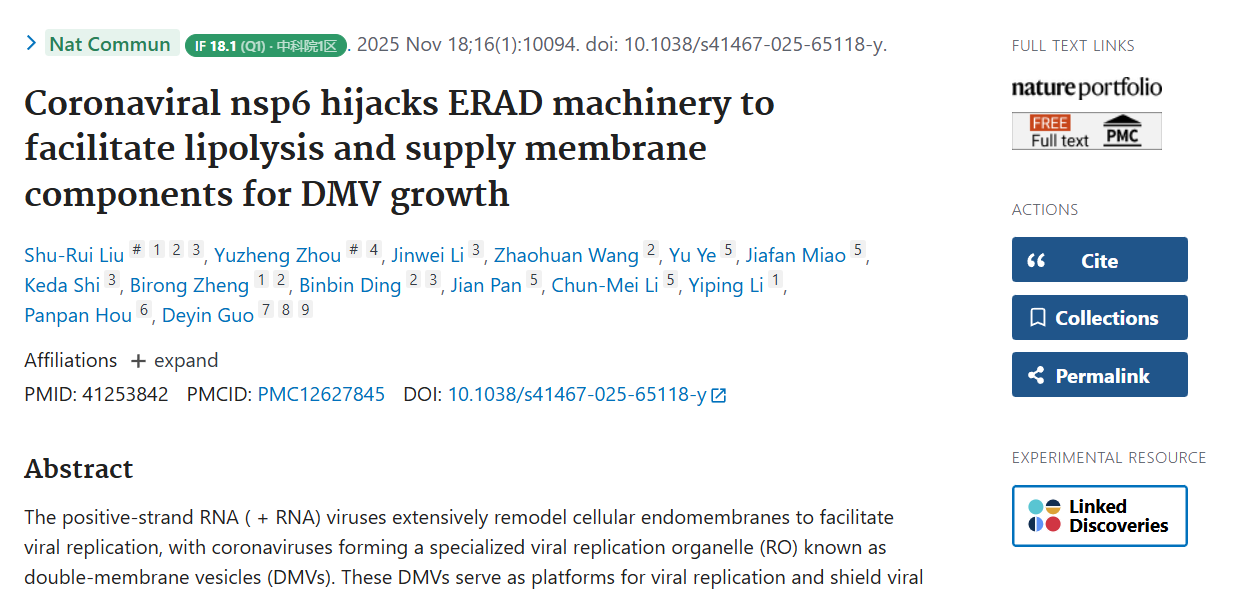
#> input picture site/img/effect-abstract.png, 1253 x 594 px, given in place of icon128.png, which was not available
$ python make-store-assets.py
#> lines starting #> are read from the running program, lines starting #| are printed output that depends on the picture
# 生成 Edge 商店所需图片素材：300x300 扩展徽标 + 1280x800 屏幕截图
from PIL import Image
import os

root = r"E:\Downloads\Pubmed-IF-Tag"
out = os.path.join(root, "store-assets")
os.makedirs(out, exist_ok=True)

# 1. 扩展徽标 300x300（1:1，官方推荐尺寸）
logo = Image.open(os.path.join(root, "icons", "icon128.png")).convert("RGBA")
logo300 = logo.resize((300, 300), Image.LANCZOS)
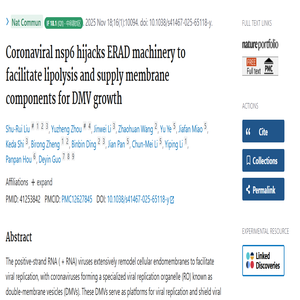
#> logo300: PIL image 300x300 RGBA; mean R, G, B, A 233.8, 236.9, 239.1, 255
logo300.save(os.path.join(out, "logo-300.png"))
print("logo-300.png", logo300.size)
#| logo-300.png (300, 300)

# 2. 屏幕截图 1280x800（16:10，官方认可尺寸）
shot = Image.open(os.path.join(root, "site", "img", "effect-search.png")).convert("RGB")
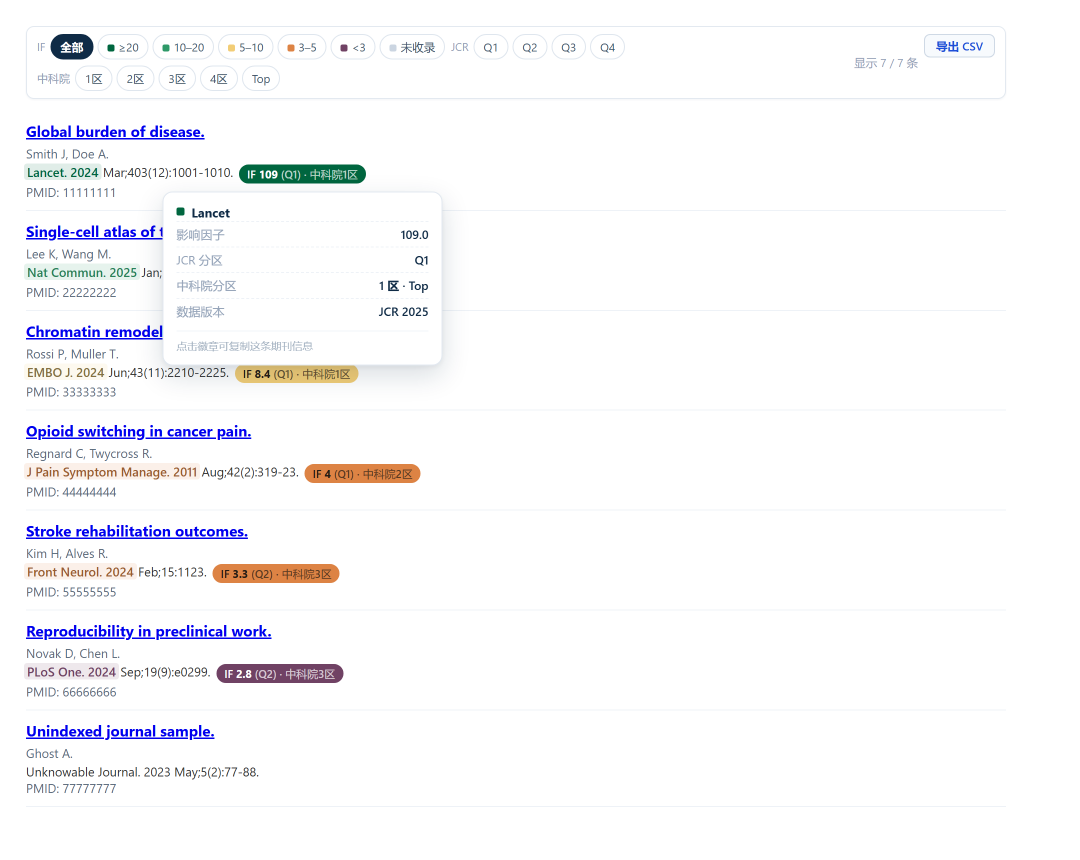
#> input picture site/img/effect-search.png, 2160 x 1720 px, found by its file name (shown at 1/2 size)
#> shot is the input picture: PIL image 2160x1720 RGB; mean R, G, B 249.1, 248.9, 250.6
w, h = shot.size
#> w = 2160; h = 1720
print("source screenshot:", w, h)
#| source screenshot: 2160 1720
target_h = int(round(w * 10 / 16))  # 保持宽度，裁成 16:10
#> target_h = 1350
cropped = shot.crop((0, 0, w, target_h))
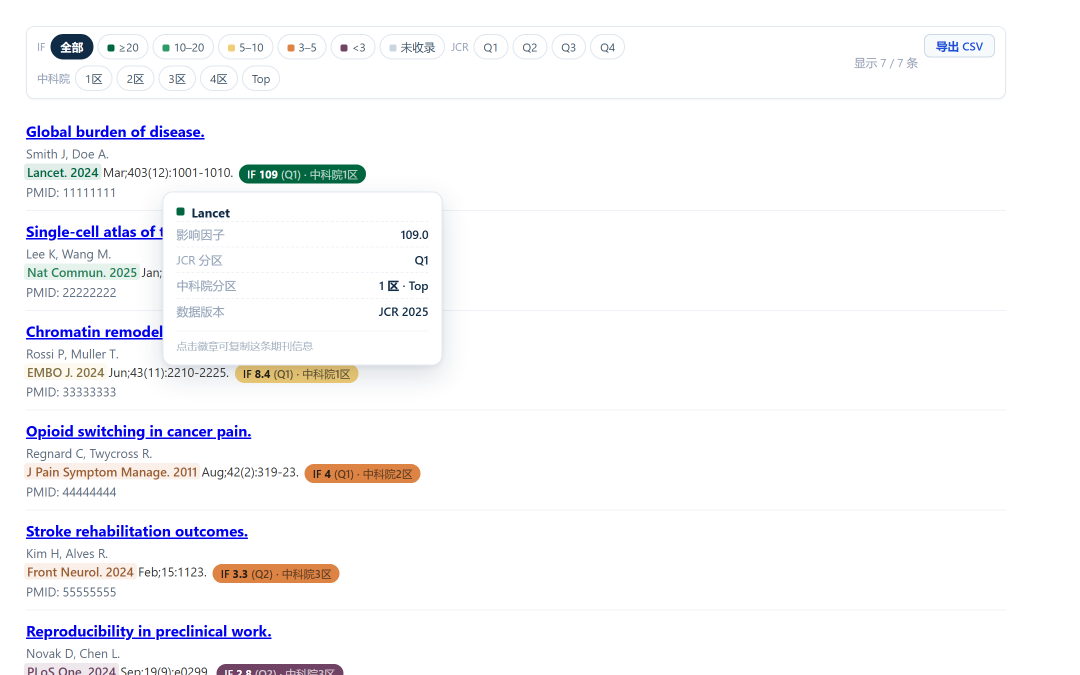
#> cropped: PIL image 2160x1350 RGB (shown at 1/2 size); mean R, G, B 248.4, 248.2, 249.9
resized = cropped.resize((1280, 800), Image.LANCZOS)
resized.save(os.path.join(out, "screenshot-1-1280x800.png"))
print("screenshot-1-1280x800.png", resized.size)
#| screenshot-1-1280x800.png (1280, 800)

print("done ->", out)
